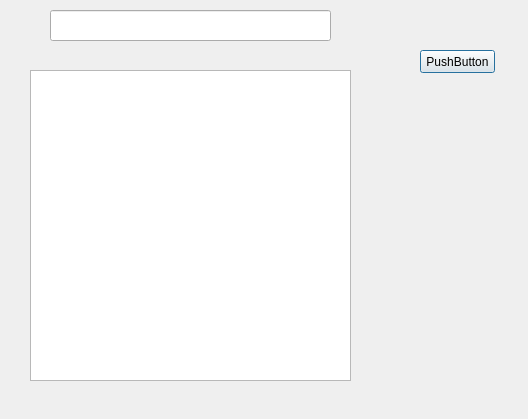
<?xml version="1.0" encoding="UTF-8"?>
<ui version="4.0">
 <class>Dialog</class>
 <widget class="QDialog" name="Dialog">
  <property name="geometry">
   <rect>
    <x>0</x>
    <y>0</y>
    <width>528</width>
    <height>419</height>
   </rect>
  </property>
  <property name="windowTitle">
   <string>Dialog</string>
  </property>
  <widget class="QLineEdit" name="lineEdit">
   <property name="geometry">
    <rect>
     <x>50</x>
     <y>10</y>
     <width>281</width>
     <height>31</height>
    </rect>
   </property>
  </widget>
  <widget class="QPushButton" name="pushButton">
   <property name="geometry">
    <rect>
     <x>420</x>
     <y>50</y>
     <width>75</width>
     <height>23</height>
    </rect>
   </property>
   <property name="text">
    <string>PushButton</string>
   </property>
  </widget>
  <widget class="QTextEdit" name="textEdit">
   <property name="geometry">
    <rect>
     <x>30</x>
     <y>70</y>
     <width>321</width>
     <height>311</height>
    </rect>
   </property>
  </widget>
 </widget>
 <layoutdefault spacing="6" margin="11"/>
 <resources/>
 <connections/>
</ui>
